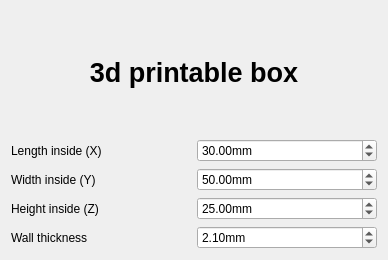
<?xml version="1.0" encoding="UTF-8"?>
<ui version="4.0">
 <class>Dialog</class>
 <widget class="QDialog" name="Dialog">
  <property name="geometry">
   <rect>
    <x>0</x>
    <y>0</y>
    <width>388</width>
    <height>260</height>
   </rect>
  </property>
  <property name="windowTitle">
   <string>Dialog</string>
  </property>
  <layout class="QGridLayout" name="gridLayout">
   <item row="2" column="1">
    <widget class="QDoubleSpinBox" name="box_width">
     <property name="prefix">
      <string/>
     </property>
     <property name="suffix">
      <string>mm</string>
     </property>
     <property name="value">
      <double>50.000000000000000</double>
     </property>
    </widget>
   </item>
   <item row="1" column="0">
    <widget class="QLabel" name="label_box_length">
     <property name="text">
      <string>Length inside (X)</string>
     </property>
    </widget>
   </item>
   <item row="4" column="0">
    <widget class="QLabel" name="label">
     <property name="text">
      <string>Wall thickness</string>
     </property>
    </widget>
   </item>
   <item row="3" column="1">
    <widget class="QDoubleSpinBox" name="box_height">
     <property name="suffix">
      <string>mm</string>
     </property>
     <property name="value">
      <double>25.000000000000000</double>
     </property>
    </widget>
   </item>
   <item row="4" column="1">
    <widget class="QDoubleSpinBox" name="box_thickness">
     <property name="suffix">
      <string>mm</string>
     </property>
     <property name="singleStep">
      <double>0.050000000000000</double>
     </property>
     <property name="value">
      <double>2.100000000000000</double>
     </property>
    </widget>
   </item>
   <item row="3" column="0">
    <widget class="QLabel" name="label_box_height">
     <property name="text">
      <string>Height inside (Z)</string>
     </property>
    </widget>
   </item>
   <item row="1" column="1">
    <widget class="QDoubleSpinBox" name="box_length">
     <property name="maximumSize">
      <size>
       <width>792</width>
       <height>16777215</height>
      </size>
     </property>
     <property name="suffix">
      <string>mm</string>
     </property>
     <property name="value">
      <double>30.000000000000000</double>
     </property>
    </widget>
   </item>
   <item row="2" column="0">
    <widget class="QLabel" name="label_box_width">
     <property name="text">
      <string>Width inside (Y)</string>
     </property>
    </widget>
   </item>
   <item row="0" column="0" colspan="2">
    <widget class="QLabel" name="label_2">
     <property name="font">
      <font>
       <pointsize>20</pointsize>
       <bold>true</bold>
      </font>
     </property>
     <property name="layoutDirection">
      <enum>Qt::LeftToRight</enum>
     </property>
     <property name="frameShape">
      <enum>QFrame::NoFrame</enum>
     </property>
     <property name="frameShadow">
      <enum>QFrame::Raised</enum>
     </property>
     <property name="text">
      <string>3d printable box</string>
     </property>
     <property name="alignment">
      <set>Qt::AlignCenter</set>
     </property>
    </widget>
   </item>
  </layout>
 </widget>
 <resources/>
 <connections/>
</ui>
